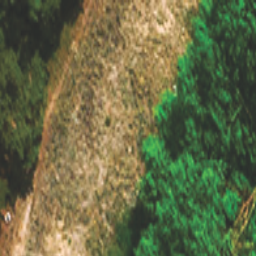
#> input picture 02orthomozaic/block_0_0.png, 256 x 256 px; its folder holds 2 pictures in this run
$ python binarize_images.py --input ../02orthomozaic --output out
#> lines starting #> are read from the running program, lines starting #| are printed output that depends on the picture; after the words box and inside, x2 and y2 are one past the last pixel; in counts of white or black regions, pixels touching at a corner belong together
import os
import argparse
import numpy as np
from PIL import Image

def calculate_exg(image_array):
    """
    Calcula o índice Excess Green (ExG) para a imagem RGB.

    Args:
        image_array (numpy.ndarray): Array numpy da imagem RGB.

    Returns:
        numpy.ndarray: Array numpy com os valores de ExG.
    """
    R = image_array[:, :, 0].astype(float)  # Canal vermelho
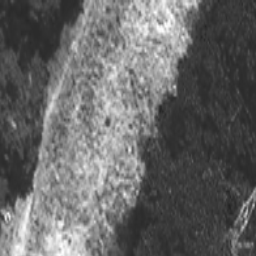
#> R: shape (256, 256) float64; min 34, max 254, mean 103
    G = image_array[:, :, 1].astype(float)  # Canal verde
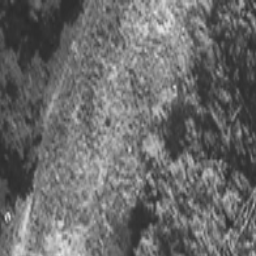
#> G: shape (256, 256) float64; min 41, max 227, mean 106.5
    B = image_array[:, :, 2].astype(float)  # Canal azul
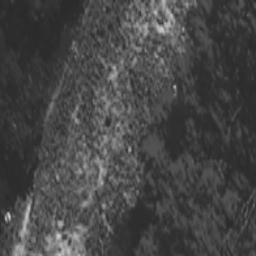
#> B: shape (256, 256) float64; min 41, max 218, mean 70.5

    # Calcular o índice ExG
    exg = 2 * G - R - B
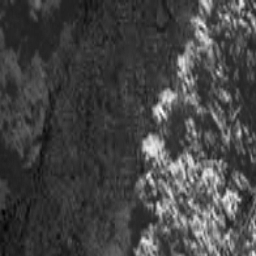
#> exg: shape (256, 256) float64; min -31, max 229, mean 39.6; drawn with min black and max white
    return exg

def binarize_image_exg(image_path, output_path, threshold=0):
    """
    Binariza uma imagem usando o índice ExG com base no limiar fornecido.

    Args:
        image_path (str): Caminho para a imagem RGB de entrada.
        output_path (str): Caminho para salvar a imagem segmentada.
        threshold (float): Valor de limiar para identificar vegetação (default: 0).
    """
    # Abrir a imagem
    image = Image.open(image_path).convert("RGB")
    image_array = np.array(image)

    # Calcular o índice ExG
    exg = calculate_exg(image_array)

    # Criar máscara binarizada com base no limiar
    binary_image = np.zeros_like(exg, dtype=np.uint8)
    binary_image[exg > threshold] = 1

    # Salvar imagem binarizada em escala de cinza
    output_image = Image.fromarray(binary_image * 255)  # Escala 0-255 para salvar como imagem
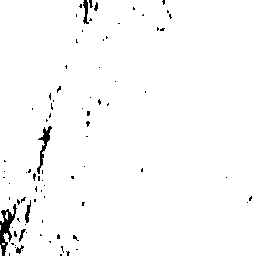
#> output_image: PIL image 256x256 L; 98.1% white; 85 black regions (77 under 20 px), largest, box (x1, y1, x2, y2) and area: (0, 204, 17, 256) 354, (37, 126, 52, 174) 201, (83, 0, 89, 24) 83
    output_image.save(output_path)

def process_directory(input_dir, output_dir, threshold=0):
    """
    Processa todas as imagens RGB em um diretório, binarizando-as usando o índice ExG.

    Args:
        input_dir (str): Caminho para o diretório com imagens RGB.
        output_dir (str): Caminho para o diretório de saída das imagens segmentadas.
        threshold (float): Valor de limiar para identificar vegetação (default: 0).
    """
    # Criar diretório de saída, se necessário
    os.makedirs(output_dir, exist_ok=True)

    # Processar cada imagem no diretório
    for filename in os.listdir(input_dir):
        if filename.lower().endswith(('.png', '.jpg', '.jpeg', '.tiff')):
            input_path = os.path.join(input_dir, filename)
            output_path = os.path.join(output_dir, f"binarized_{filename}")
            binarize_image_exg(input_path, output_path, threshold)
            print(f"Imagem processada: {input_path} -> {output_path}")
#> pass 2 of the loop in process_directory, `for filename in os.listdir(input_dir):`:
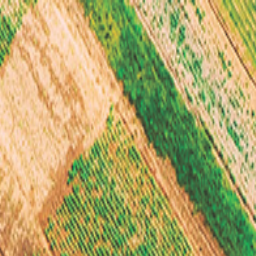
#> input picture 02orthomozaic/block_0_1024.png, 256 x 256 px
#> in calculate_exg (call 2), `exg = 2 * G - R - B`:
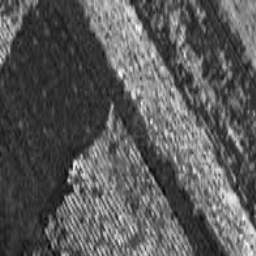
#> exg: shape (256, 256) float64; min -56, max 244, mean 50; drawn with min black and max white
#> in binarize_image_exg (call 2), `output_image = Image.fromarray(binary_image * 255)`:
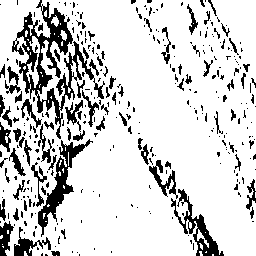
#> output_image: PIL image 256x256 L; 82.4% white; 332 black regions (255 under 20 px), largest, box (x1, y1, x2, y2) and area: (12, 0, 105, 139) 3041, (38, 139, 93, 237) 1163, (171, 189, 224, 256) 879

if __name__ == "__main__":
    parser = argparse.ArgumentParser(description="Segmentar imagens RGB para escala de cinza binarizada usando ExG.")
    parser.add_argument("--input", required=True, help="Caminho do diretório que contém as imagens RGB em blocos.")
    parser.add_argument("--output", required=True, help="Caminho do diretório para salvar as imagens segmentadas.")
    parser.add_argument("--threshold", type=float, default=0, help="Limiar para detectar vegetação (padrão: 0).")

    args = parser.parse_args()
    process_directory(args.input, args.output, args.threshold)
